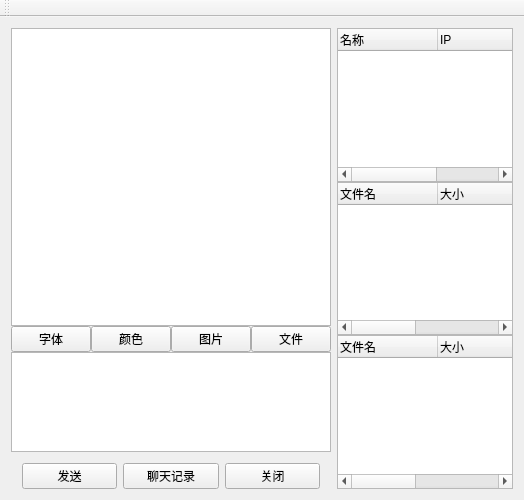
<?xml version="1.0" encoding="UTF-8"?>
<ui version="4.0">
 <class>CChatDialogClass</class>
 <widget class="QMainWindow" name="CChatDialogClass">
  <property name="geometry">
   <rect>
    <x>0</x>
    <y>0</y>
    <width>524</width>
    <height>500</height>
   </rect>
  </property>
  <property name="windowTitle">
   <string>CChatDialog</string>
  </property>
  <widget class="QWidget" name="centralWidget">
   <layout class="QGridLayout" name="gridLayout_Frame">
    <item row="0" column="0">
     <widget class="QWidget" name="widget_3" native="true">
      <layout class="QGridLayout" name="gridLayout_3">
       <property name="margin">
        <number>0</number>
       </property>
       <property name="spacing">
        <number>0</number>
       </property>
       <item row="0" column="0">
        <widget class="QTextEdit" name="textEdit_All">
         <property name="readOnly">
          <bool>true</bool>
         </property>
        </widget>
       </item>
       <item row="1" column="0">
        <widget class="QWidget" name="widget_2" native="true">
         <layout class="QGridLayout" name="gridLayout">
          <property name="margin">
           <number>0</number>
          </property>
          <property name="spacing">
           <number>0</number>
          </property>
          <item row="0" column="0">
           <widget class="QPushButton" name="pushButton_Font">
            <property name="text">
             <string>字体</string>
            </property>
           </widget>
          </item>
          <item row="0" column="1">
           <widget class="QPushButton" name="pushButton_Color">
            <property name="text">
             <string>颜色</string>
            </property>
           </widget>
          </item>
          <item row="0" column="3">
           <widget class="QPushButton" name="pushButton_File">
            <property name="text">
             <string>文件</string>
            </property>
           </widget>
          </item>
          <item row="0" column="2">
           <widget class="QPushButton" name="pushButton_Img">
            <property name="text">
             <string>图片</string>
            </property>
           </widget>
          </item>
         </layout>
        </widget>
       </item>
       <item row="2" column="0">
        <widget class="QTextEdit" name="textEdit_Send">
         <property name="minimumSize">
          <size>
           <width>0</width>
           <height>0</height>
          </size>
         </property>
         <property name="maximumSize">
          <size>
           <width>16777215</width>
           <height>100</height>
          </size>
         </property>
         <property name="sizeIncrement">
          <size>
           <width>0</width>
           <height>0</height>
          </size>
         </property>
         <property name="baseSize">
          <size>
           <width>0</width>
           <height>0</height>
          </size>
         </property>
        </widget>
       </item>
       <item row="3" column="0">
        <widget class="QWidget" name="widget" native="true">
         <layout class="QGridLayout" name="gridLayout_2">
          <property name="bottomMargin">
           <number>0</number>
          </property>
          <item row="0" column="0">
           <widget class="QPushButton" name="pushButton_Send">
            <property name="text">
             <string>发送</string>
            </property>
           </widget>
          </item>
          <item row="0" column="1">
           <widget class="QPushButton" name="pushButton_Log">
            <property name="text">
             <string>聊天记录</string>
            </property>
           </widget>
          </item>
          <item row="0" column="2">
           <widget class="QPushButton" name="pushButton_Cancel">
            <property name="text">
             <string>关闭</string>
            </property>
           </widget>
          </item>
         </layout>
        </widget>
       </item>
      </layout>
     </widget>
    </item>
    <item row="0" column="1">
     <widget class="QWidget" name="widget_4" native="true">
      <layout class="QGridLayout" name="gridLayout_4">
       <property name="margin">
        <number>0</number>
       </property>
       <property name="spacing">
        <number>0</number>
       </property>
       <item row="0" column="0">
        <widget class="QTreeWidget" name="treeWidget_USR">
         <property name="sizePolicy">
          <sizepolicy hsizetype="Expanding" vsizetype="Expanding">
           <horstretch>0</horstretch>
           <verstretch>0</verstretch>
          </sizepolicy>
         </property>
         <property name="minimumSize">
          <size>
           <width>0</width>
           <height>0</height>
          </size>
         </property>
         <property name="maximumSize">
          <size>
           <width>16777215</width>
           <height>16777215</height>
          </size>
         </property>
         <property name="sizeIncrement">
          <size>
           <width>0</width>
           <height>0</height>
          </size>
         </property>
         <column>
          <property name="text">
           <string>名称</string>
          </property>
         </column>
         <column>
          <property name="text">
           <string>IP</string>
          </property>
         </column>
         <column>
          <property name="text">
           <string>格言</string>
          </property>
         </column>
        </widget>
       </item>
       <item row="1" column="0">
        <widget class="QTreeWidget" name="treeWidget_FILE_SEND">
         <property name="minimumSize">
          <size>
           <width>0</width>
           <height>0</height>
          </size>
         </property>
         <property name="maximumSize">
          <size>
           <width>16777215</width>
           <height>16777215</height>
          </size>
         </property>
         <column>
          <property name="text">
           <string notr="true">文件名</string>
          </property>
         </column>
         <column>
          <property name="text">
           <string>大小</string>
          </property>
         </column>
         <column>
          <property name="text">
           <string>路径</string>
          </property>
         </column>
         <column>
          <property name="text">
           <string>进度</string>
          </property>
         </column>
        </widget>
       </item>
       <item row="2" column="0">
        <widget class="QTreeWidget" name="treeWidget_FILE_RECV">
         <column>
          <property name="text">
           <string>文件名</string>
          </property>
         </column>
         <column>
          <property name="text">
           <string>大小</string>
          </property>
         </column>
         <column>
          <property name="text">
           <string>路径</string>
          </property>
         </column>
         <column>
          <property name="text">
           <string>进度</string>
          </property>
         </column>
        </widget>
       </item>
      </layout>
     </widget>
    </item>
   </layout>
  </widget>
  <widget class="QMenuBar" name="menuBar">
   <property name="geometry">
    <rect>
     <x>0</x>
     <y>0</y>
     <width>524</width>
     <height>23</height>
    </rect>
   </property>
  </widget>
  <widget class="QToolBar" name="mainToolBar">
   <attribute name="toolBarArea">
    <enum>TopToolBarArea</enum>
   </attribute>
   <attribute name="toolBarBreak">
    <bool>false</bool>
   </attribute>
  </widget>
 </widget>
 <layoutdefault spacing="6" margin="11"/>
 <resources/>
 <connections/>
</ui>
